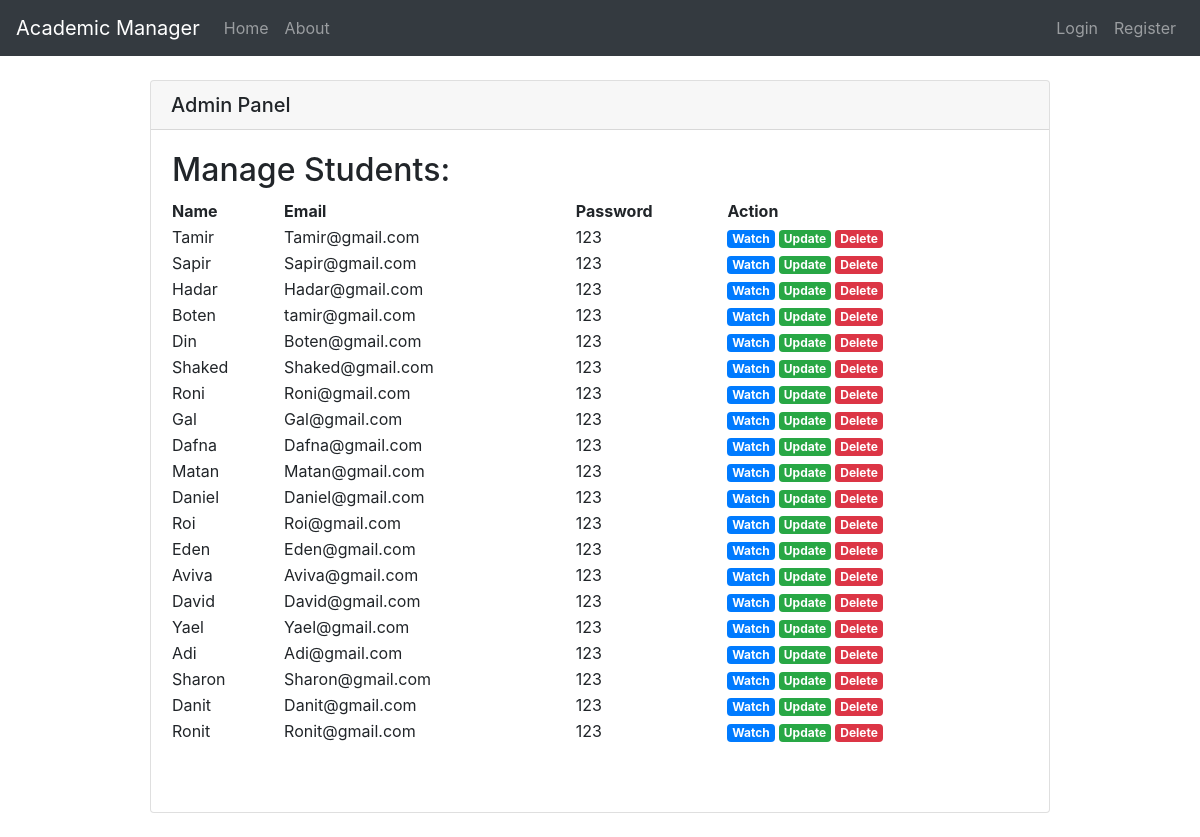
/admin/admin_students/, run on an earlier commit of the app's database.
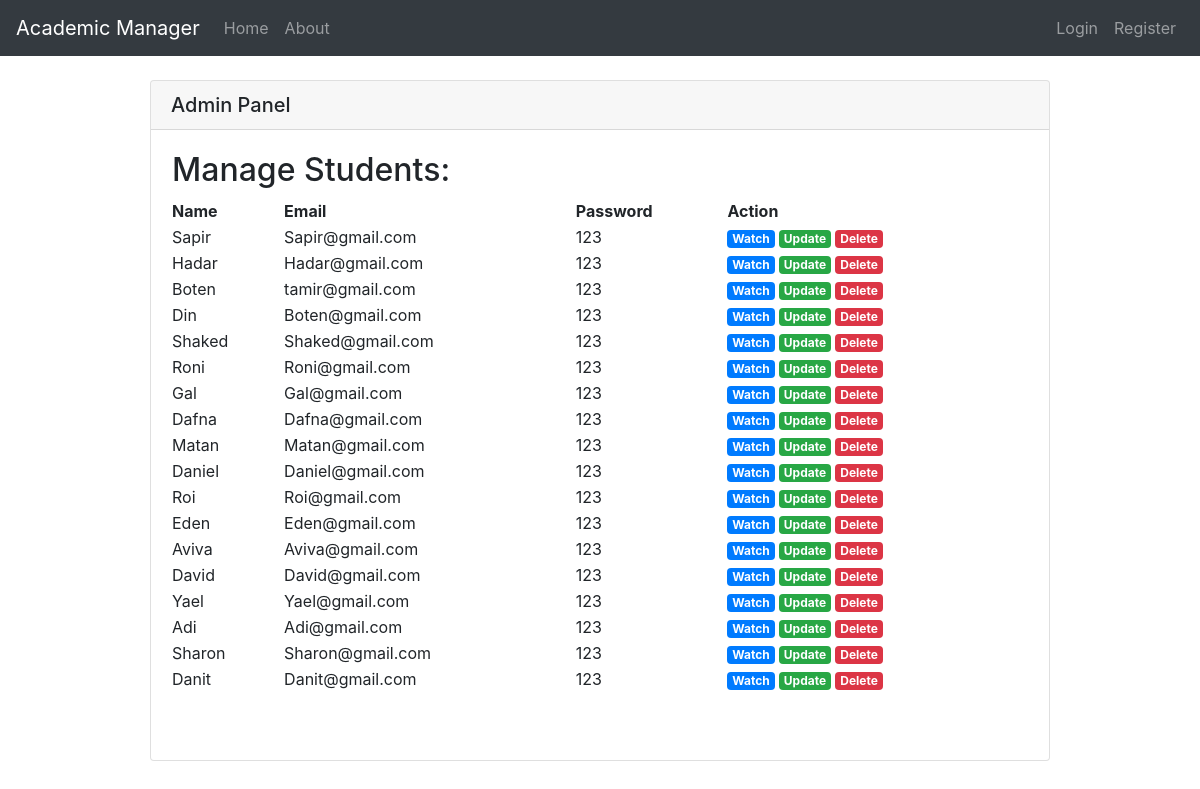
And on a later commit of the database.
### academic_manager/models.py (models this page shows, shortened)
class Student(db.Model):
    id = db.Column(db.Integer, primary_key=True)
    user_name = db.Column(db.String(30), nullable=False, unique=True)
    email = db.Column(db.String(100), nullable=False, unique=True)
    password = db.Column(db.String(60), nullable=False)
    creation_date = db.Column(db.DateTime, nullable=False, default=datetime.now)
    last_seen = db.Column(db.DateTime, nullable=False, default=datetime.now)
    enrollment = db.relationship('Enrollment', backref='student', lazy=True)

### academic_manager/admin/routes.py (the view)
@admin.route("/admin_students/")
def admin_students():
    student_list = Student.query.all()
    return render_template("admin_students.html", student_list=student_list)

### academic_manager/admin/templates/admin_students.html (shortened to what this page needs)
{% extends "base.html" %}
{% block content %}
    <h5 class="card-header">Admin Panel</h5>
    <div class="card-body">
        <table style="width:100%">
          <tr>
              <th colspan="4"><h2>Manage Students:</h2></th>
          </tr>
          <tr>
            <th>Name</th>
            <th>Email</th>
            <th>Password</th>
            <th>Action</th>
          </tr>
          {% for student in student_list %}
              <tr>
                <td>{{ student.user_name }}</td>
                <td>{{ student.email }}</td>
                <td>{{ student.password }}</td>
                <td><a href="{{ url_for('students.watch_student', student_id=student.id) }}"
                       class="badge badge-primary">Watch</a>
                    <a href="{{ url_for('students.update_student', student_id=student.id) }}"
                       class="badge badge-success">Update</a>
                    <a href="{{ url_for('students.delete_student', student_id=student.id) }}"
                       class="badge badge-danger">Delete</a>
                </td>
              </tr>
          {% endfor %}
        </table>
        <br><br>
    </div>
{% endblock %}

### academic_manager/templates/base.html (shortened to what this page needs)
<!DOCTYPE html>
<html lang="en">
<head>
    <link rel="stylesheet" href="https://stackpath.bootstrapcdn.com/bootstrap/4.3.1/css/bootstrap.min.css"
>
</head>
<body>
    <nav class="navbar navbar-expand-lg navbar-dark bg-dark">
        <a class="navbar-brand" href="{{ url_for('main.home') }}">Academic Manager </a>
        <div class="collapse navbar-collapse" id="navbarNavDropdown">
            <div class="navbar-nav mr-auto">
                <a class="nav-link" href="{{ url_for('main.home') }}">Home</a>
                <a class="nav-link" href="{{ url_for('admin.admin_panel') }}">About</a>
            </div>
            <div class="navbar-nav">
                {% if session["type"] %}
                    <a class="nav-link" href="{{ url_for('main.user') }}">Profile</a>
                    <a class="nav-link" href="{{ url_for('main.logout') }}">Log Out</a>
                    {% else %}
                    <a class="nav-link" href="{{ url_for('main.login') }}">Login</a>
                    <a class="nav-link" href="{{ url_for('main.sign_up') }}">Register</a>
                {% endif %}
            </div>
        </div>
    </nav>
    <div class="mx-auto w-75">
        <div class="card">
            {% block content %}{% endblock %}
        </div>
    </div>
</body>
</html>

What changed in the data, as far as the page shows it:
removed Student: user_name "Tamir", email "Tamir@gmail.com", password "123"
removed Student: user_name "Ronit", email "Ronit@gmail.com", password "123"
